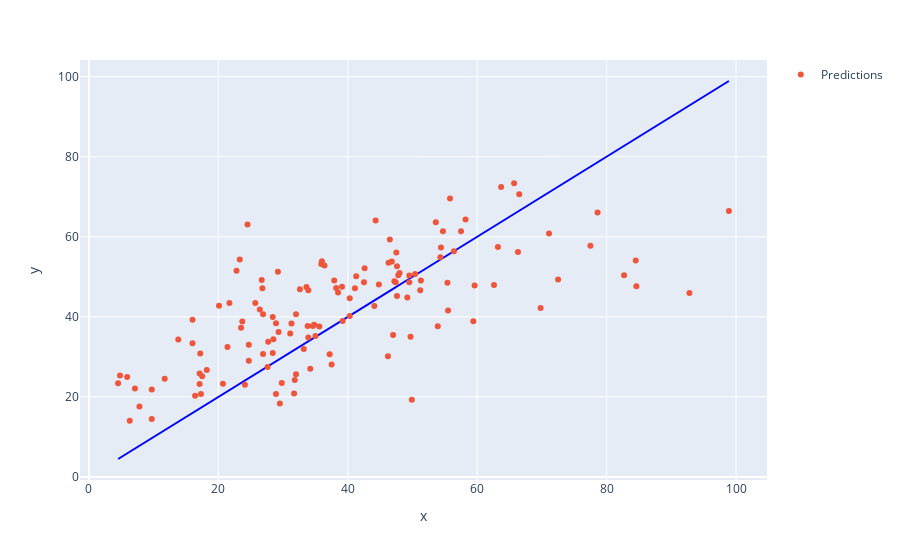

The code cell stored with this chart in its notebook:
### Code cell
fig2 = px.line(x = y_test, y = y_test,color_discrete_sequence=[ 'blue'])
fig2.add_scatter(x = y_test, y = preds, mode = "markers",name="Predictions")
fig2.show()

### Figure 1 — Plotly figure (JSON) as saved in the notebook; plotly's stock layout.template omitted (floating-point values rounded to 4 significant figures; data arrays with more than 128 entries replaced by an {"elided": "..."} marker saying what was removed)
{"data": [{"hovertemplate": "x=%{x}<br>y=%{y}<extra></extra>", "legendgroup": "", "line": {"color": "blue", "dash": "solid"}, "marker": {"symbol": "circle"}, "mode": "lines", "name": "", "orientation": "v", "showlegend": false, "type": "scatter", "x": {"elided": "133 float values"}, "xaxis": "x", "y": {"elided": "133 float values"}, "yaxis": "y"}, {"mode": "markers", "name": "Predictions", "type": "scatter", "x": {"elided": "133 float values"}, "y": {"elided": "133 float values"}}], "layout": {"legend": {"tracegroupgap": 0}, "margin": {"t": 60}, "xaxis": {"anchor": "y", "domain": [0, 1], "title": {"text": "x"}}, "yaxis": {"anchor": "x", "domain": [0, 1], "title": {"text": "y"}}}}
